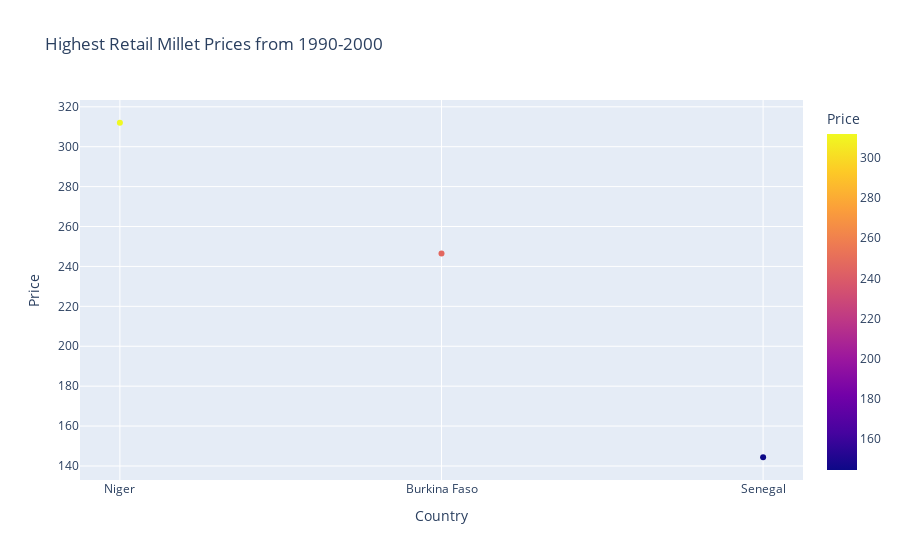

The notebook cell this image was saved under:
### Markdown cell above
Now let's filter for the years 1990-2000. The reason why we don't only filter on 1990 is because there are so few datapoints in the year 1990 alone. This broader time frame takes into account the relative scarcity of data points in the solitary year of 1990, ensuring a more comprehensive representation of trends and fluctuations.

### Code cell
# Filter for 'Millet - Retail' prices and years 1990-2000
millet_retail_data_2000 = global_food_prices[
    (global_food_prices['cm_name'] == 'Millet - Retail') &
    (global_food_prices['mp_year'] <= 2000)
]

# We're going to getting only the highest price for each country 
indices_highest_prices = millet_retail_data_2000.groupby('country')['mp_price'].idxmax()
millet_retail_highest_prices_2000 = millet_retail_data_2000.loc[indices_highest_prices]
millet_retail_highest_prices_2000 = millet_retail_highest_prices_2000.sort_values(by='mp_price', ascending=False)

millet_plots = px.scatter(millet_retail_highest_prices_2000, x='country',y='mp_price',color='mp_price',title='Highest Retail Millet Prices from 1990-2000',hover_data=['cur_name', 'mp_month', 'mp_year'], labels={"country":"Country", "mp_price":"Price"}).show()

### Figure 1 — Plotly figure (JSON) as saved in the notebook; plotly's stock layout.template omitted (floating-point values rounded to 4 significant figures)
{"data": [{"customdata": [["XOF", 7, 1998], ["XOF", 8, 1998], ["XOF", 8, 2000]], "hovertemplate": "Country=%{x}<br>Price=%{marker.color}<br>cur_name=%{customdata[0]}<br>mp_month=%{customdata[1]}<br>mp_year=%{customdata[2]}<extra></extra>", "legendgroup": "", "marker": {"color": [312, 246.5, 144.4], "coloraxis": "coloraxis", "symbol": "circle"}, "mode": "markers", "name": "", "orientation": "v", "showlegend": false, "type": "scatter", "x": ["Niger", "Burkina Faso", "Senegal"], "xaxis": "x", "y": [312, 246.5, 144.4], "yaxis": "y"}], "layout": {"coloraxis": {"colorbar": {"title": {"text": "Price"}}, "colorscale": [[0, "#0d0887"], [0.1111, "#46039f"], [0.2222, "#7201a8"], [0.3333, "#9c179e"], [0.4444, "#bd3786"], [0.5556, "#d8576b"], [0.6667, "#ed7953"], [0.7778, "#fb9f3a"], [0.8889, "#fdca26"], [1, "#f0f921"]]}, "legend": {"tracegroupgap": 0}, "title": {"text": "Highest Retail Millet Prices from 1990-2000"}, "xaxis": {"anchor": "y", "domain": [0, 1], "title": {"text": "Country"}}, "yaxis": {"anchor": "x", "domain": [0, 1], "title": {"text": "Price"}}}}
